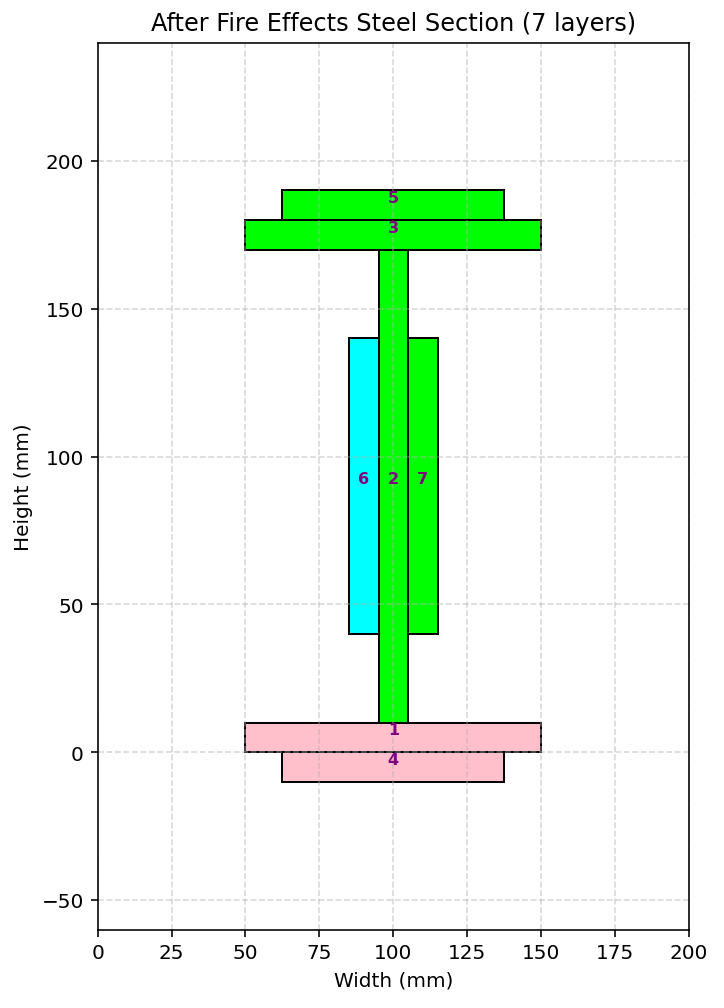

This chart was generated by the following Python code:
def AFTER_FIRE_04_I_STEEL_PLATE_SECTION_DIFF_WIDTH_HEIGHT_FUN_EXTRA_3D(secTag, STEEL_TYPE, STEEL_DENSITY, plot=True):
    """
    Create a steel with different widths and heights, fiber section (OpenSees) and,
    if PLOT=True, draw a simple 2‑D sketch of the section.

    Parameters
    ----------
    secTag          : int   – section identifier
    STEEL_TYPE      : str   – 'ELASTIC' or 'INELASTIC'
    STEEL_DENSITY: float – ρc (kg/m³) – will be converted to N·s²/mm³
    PLOT            : bool  – draw the section if True
    
    Thermal Effects of Material Stres-Strain relation
    THIS PYTHON SCRIPT WRITTEN BY SALAR DELAVAR GHASHGHAEI (QASHQAI)
    """
    import numpy as np
    import openseespy.opensees as ops
    import matplotlib.pyplot as plt
    import matplotlib.pyplot as plt, matplotlib.patches as patches
    
    # Define materials for nonlinear elements
    # Define parameters (units: mm, N)
    # ------------------------------------------
    # STEEL
    fy = 240          # [N/mm²] Steel Yield Strength   
    Es = 2e5          # [N/mm²] Modulus of Elasticity
    ey = fy/Es        # [mm/mm] Steel Yield Strain
    fu = 1.1818*fy    # [N/mm²] Steel Ultimate Strength
    esu = 0.15        # [mm/mm] Steel Ultimate Strain
    Esh = (fu - fy)/(esu - ey)
    Bs = Esh / Es

    def STEEL_FIRE_PROPERTIES(T):
        # THERMAL EFFECTS OF STEEL MATERIAL STRESS-STRAIN
        # WRITTEN BY SALAR DElAVAR GHASHGHAEI (QASHQAI)
        # PAPER: Mechanical properties of structural steel at elevated temperatures and after cooling down
        'https://www.researchgate.net/publication/227780727_Mechanical_properties_of_structural_steel_at_elevated_temperatures_and_after_cooling_down'    
        if T <= 20:
            kE  = 1.00
            kFy = 1.00
            kFu = 1.00
            esu = 0.25
            
        elif 20 < T <= 100:
            kE  = 0.90
            kFy = 0.90
            kFu = 0.90
            esu = 0.277
            
        elif 100 < T <= 200:
            kE  = 0.80
            kFy = 0.80
            kFu = 0.80
            esu = 0.3125
            
        elif 200 < T <= 300:
            kE  = 0.70
            kFy = 0.70
            kFu = 0.70
            esu = 0.3571
            
        elif 300 < T <= 400:
            kE  = 0.60
            kFy = 0.60
            kFu = 0.60
            esu = 0.3814 
            
        elif 400 < T <= 500:
            kE  = 0.30
            kFy = 0.30
            kFu = 0.30
            esu = 0.4012              
        
        elif 500 < T <= 700:
            kE  = 0.13
            kFy = 0.23
            kFu = 0.35
            esu = 0.4124
    
        elif T > 700:
            kE  = 0.09
            kFy = 0.11
            kFu = 0.20
            esu = 0.45
    
        return kE, kFy, kFu, esu

    # Plate Section 01
    kE, kFy, kFu, esu = STEEL_FIRE_PROPERTIES(100) # THERMAL EFFECTS 100°C 
    EsI01 = kE*200000        # [N/mm²] I Section Modulus of Elasticity 
    fyI01 = kFy*240          # [N/mm²] Steel I Section Yield Strength
    fuI01 = kFu*(1.18*240)   # [N/mm²] Steel I Section Ultimate Strength
    #fyI01 = 240                
    #EsI01 = 2e5              
    eyI01 = fyI01/EsI01      # [mm/mm] Steel I Section Yield Strain
    #fuI01 = 1.1818*fyI01     # [N/mm²] Steel I Section Ultimate Strength
    esuI01 = esu            # [mm/mm] Steel I Section Ultimate Strain
    EshI01 = (fuI01 - fyI01)/(esuI01 - eyI01)
    BsI01 = EshI01 / EsI01
    
    # Plate Section 02
    kE, kFy, kFu, esu = STEEL_FIRE_PROPERTIES(300) # THERMAL EFFECTS 300°C
    EsI02 = kE*200000        # [N/mm²] I Section Modulus of Elasticity 
    fyI02 = kFy*240          # [N/mm²] Steel I Section Yield Strength
    fuI02 = kFu*(1.18*240)   # [N/mm²] Steel I Section Ultimate Strength
    #fyI02 = 140              # [N/mm²] Steel I Section Yield Strength   
    #EsI02 = 2e5              # [N/mm²] I Section Modulus of Elasticity
    eyI02 = fyI02/EsI02      # [mm/mm] Steel I Section Yield Strain
    #fuI02 = 1.1818*fyI02     # [N/mm²] Steel I Section Ultimate Strength
    esuI02 = esu            # [mm/mm] Steel I Section Ultimate Strain
    EshI02 = (fuI02 - fyI02)/(esuI02 - eyI02)
    BsI02 = EshI02 / EsI02
    
    # Plate Section 03
    kE, kFy, kFu, esu = STEEL_FIRE_PROPERTIES(500) # THERMAL EFFECTS 500°C
    EsI03 = kE*200000        # [N/mm²] I Section Modulus of Elasticity 
    fyI03 = kFy*240          # [N/mm²] Steel I Section Yield Strength
    fuI03 = kFu*(1.18*240)   # [N/mm²] Steel I Section Ultimate Strength
    #EsI01 = kE*200000        # [N/mm²] I Section Modulus of Elasticity 
    #fyI01 = kFy*240          # [N/mm²] Steel I Section Yield Strength
    fuI01 = kFu*(1.18*240)   # [N/mm²] Steel I Section Ultimate Strength
    fyI03 = 95              # [N/mm²] Steel I Section Yield Strength   
    EsI03 = 2e5              # [N/mm²] I Section Modulus of Elasticity
    eyI03 = fyI03/EsI03      # [mm/mm] Steel I Section Yield Strain
    #fuI03 = 1.1818*fyI03     # [N/mm²] Steel I Section Ultimate Strength
    esuI03 = esu            # [mm/mm] Steel I Section Ultimate Strain
    EshI03 = (fuI03 - fyI03)/(esuI03 - eyI03)
    BsI03 = EshI03 / EsI03
    
    steelITag01, steelITag02, steelITag03 = secTag + 400, secTag + 500, secTag + 600
    if STEEL_TYPE == 'ELASTIC':
        ops.uniaxialMaterial('Elastic', steelITag01, EsI01) 
        ops.uniaxialMaterial('Elastic', steelITag02, EsI02) 
        ops.uniaxialMaterial('Elastic', steelITag03, EsI03) 
    if STEEL_TYPE == 'INELASTIC':   
        pinchX = 0.8   # Pinching factor in X direction
        pinchY = 0.5   # Pinching factor in Y direction
        damage1 = 0.0  # Damage due to ductility
        damage2 = 0.0  # Damage due to energy
        beta = 0.1     # Stiffness degradation parameter
        # INFO LINK: https://opensees.berkeley.edu/wiki/index.php/Hysteretic_Material
        # PLATE SECION 01
        ops.uniaxialMaterial('Hysteretic', steelITag01,
                                        fyI01, eyI01,
                                        fuI01, esuI01,
                                        0.2*fuI01, 1.1*esuI01,
                                        -fyI01, -eyI01,
                                        -fuI01, -esuI01,
                                        -0.2*fuI01, -1.1*esuI01,
                                        pinchX, pinchY,
                                        damage1, damage2, beta)
        # PLATE SECION 02
        ops.uniaxialMaterial('Hysteretic', steelITag02,
                                        fyI02, eyI02,
                                        fuI02, esuI02,
                                        0.2*fuI02, 1.1*esuI02,
                                        -fyI02, -eyI02,
                                        -fuI02, -esuI02,
                                        -0.2*fuI02, -1.1*esuI02,
                                        pinchX, pinchY,
                                        damage1, damage2, beta)
        # PLATE SECION 03
        ops.uniaxialMaterial('Hysteretic', steelITag03,
                                        fyI03, eyI03,
                                        fuI03, esuI03,
                                        0.2*fuI03, 1.1*esuI03,
                                        -fyI03, -eyI03,
                                        -fuI03, -esuI03,
                                        -0.2*fuI03, -1.1*esuI03,
                                        pinchX, pinchY,
                                        damage1, damage2, beta)                                        
        # INFO LINK: https://opensees.berkeley.edu/wiki/index.php/Hysteretic_Material
        
    # -------------------- Fiber section -------------------------
    ops.section('Fiber', secTag, '-GJ', 1.0e6)
    # -------------------- Steel Section -------------------------------
    # (layers depth[mm], layers width[mm], center y‑coord [mm], center x‑coord [mm], numSubdivY, numSubdivZ)
    NFY, NFX = 10, 10 # Number of fibers in each Division in Y and X Dir.
    steel_layers = [
        (10.0, 100.0, 5.0, 100.0, NFY, NFX, steelITag03, 'pink'),    # 1
        (160.0, 10.0, 90.0, 100.0, NFY, NFX, steelITag01, 'lime'),   # 2
        (10.0, 100.0, 175.0, 100.0, NFY, NFX, steelITag01, 'lime'),  # 3    
         
        (10.0, 75.0, -5.0, 100.0, NFY, NFX, steelITag03, 'pink'),    # 4
        (10.0, 75.0, 185.0, 100.0, NFY, NFX, steelITag01, 'lime'),   # 5
        
        (100.0, 10.0, 90.0, 90.0, NFY, NFX, steelITag02, 'cyan'),    # 6
        (100.0, 10.0, 90.0, 110.0, NFY, NFX, steelITag01, 'lime'),   # 7
        
    ]
    for depth, width, center_y, center_x, numSubdivY, numSubdivZ, matTAG, _ in steel_layers:
        x_left = center_x - width/2
        x_right = center_x + width/2
        y_bot = center_y - depth/2
        y_top = center_y + depth/2
        ops.patch('rect', matTAG, numSubdivY, numSubdivZ, x_left, y_bot, x_right, y_top)

    # -------------------- Section area -------------------------
    # Initialize
    min_bottom = float('inf')
    max_top = -float('inf')
    TOTAL_AREA = 0.0
    
    for depth, width, center_y, center_x, _, _,_, COLOR in steel_layers:
        bottom = center_y - depth/2
        top = center_y + depth/2
        min_bottom = min(min_bottom, bottom)
        max_top = max(max_top, top)
        TOTAL_AREA += depth * width
    
    SECTION_HEIGHT = max_top - min_bottom
    
    print(f"Section height = {SECTION_HEIGHT} mm")
    print(f"Section area   = {TOTAL_AREA} mm²")

    # -------------------- Plot (optional) -----------------------
    if plot:
        import matplotlib.pyplot as plt
        import matplotlib.patches as patches
        
        fig, ax = plt.subplots(figsize=(10, 8))
        ax.set_xlabel('Width (mm)')
        ax.set_ylabel('Height (mm)')
        ax.set_title('After Fire Effects Steel Section (7 layers)')
        ax.grid(True, ls='--', alpha=0.5)
        
        # Steel geometry derived from steel_layers
        ii = 0
        for depth, width, center_y, center_x, _, _,_, COLOR in steel_layers:
            x_left = center_x - width/2
            x_right = center_x + width/2
            y_bot = center_y - depth/2
            y_top = center_y + depth/2
            rect = patches.Rectangle(
                (x_left, y_bot), width, depth,
                linewidth=1, edgecolor='black', facecolor=COLOR
            )
            ax.add_patch(rect)
            ii += 1
            ax.text(
                center_x, center_y, f'{ii}',
                color='purple', fontsize=8,
                ha='center', va='bottom', fontweight='bold'
            )
        
        
        # Compute overall limits from the actual steel layers
        all_x = []
        all_y = []
        for depth, width, center_y, center_x,_, _,_, COLOR in steel_layers:
            all_x.append(center_x - width/2)
            all_x.append(center_x + width/2)
            all_y.append(center_y - depth/2)
            all_y.append(center_y + depth/2)
        x_min, x_max = min(all_x), max(all_x)
        y_min, y_max = min(all_y), max(all_y)
        margin = 50  # mm extra space around
        ax.set_xlim(x_min - margin, x_max + margin)
        ax.set_ylim(y_min - margin, y_max + margin)
        ax.set_aspect('equal')
        plt.show()

    ELE_MASS = STEEL_DENSITY * TOTAL_AREA   # kg/mm

    return SECTION_HEIGHT, ELE_MASS
